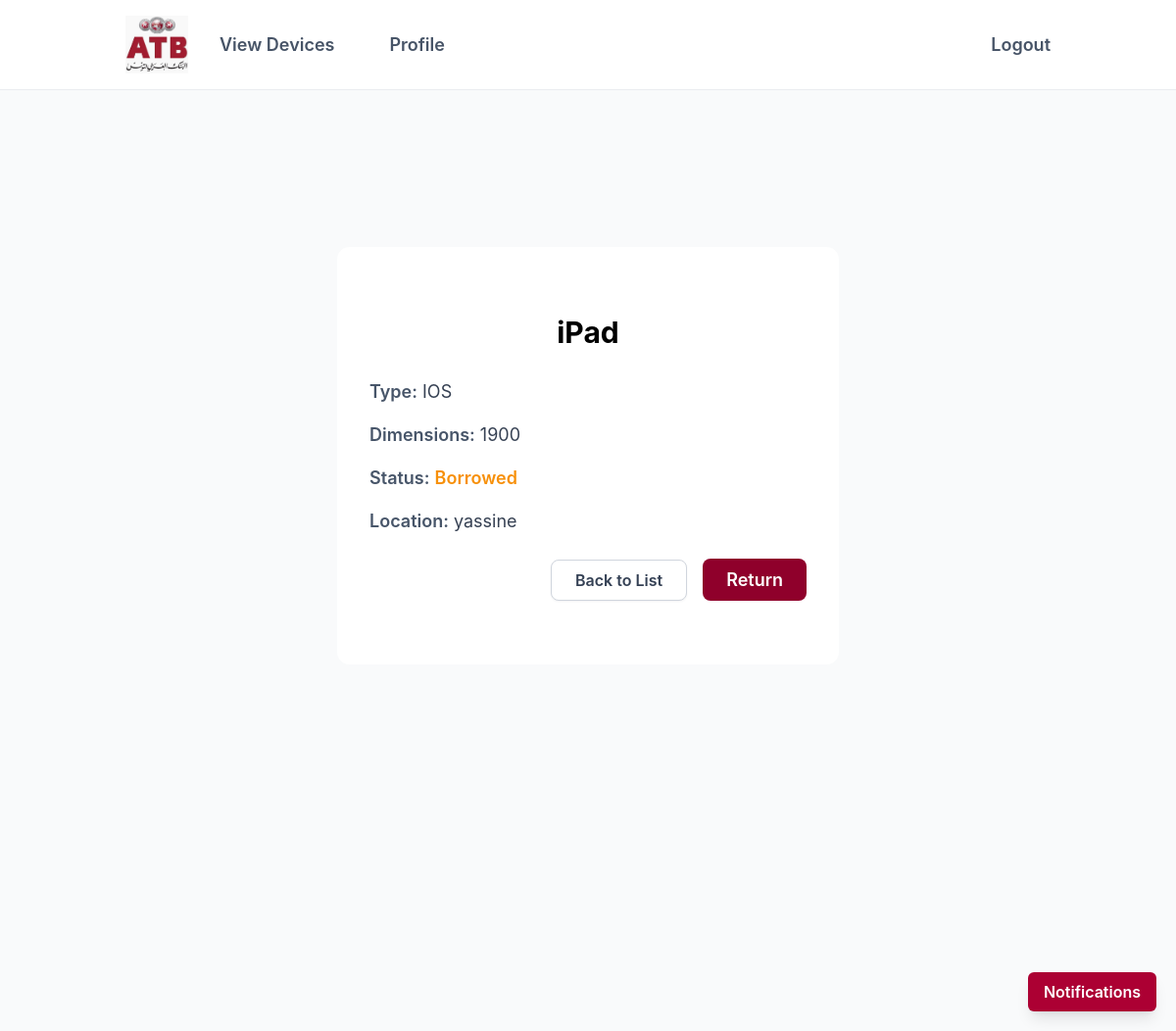
Page /devices/6/ (signed in) on the committed database.
### devices/models.py (models this page shows, shortened)
class Device(models.Model):
    class Status(models.TextChoices):
        AVAILABLE = 'available', 'Available'
        BORROWED = 'borrowed', 'Borrowed'
        BROKEN = 'broken', 'Broken'
        MISSING = 'missing', 'Missing'
    name = models.CharField(max_length=100)
    type = models.CharField(max_length=50)
    dimension = models.CharField(max_length=50)
    status = models.CharField(
        max_length=20,
        choices=Status.choices,
        default=Status.AVAILABLE,
    )
    location = models.CharField(max_length=100, default='Admin')
    creation_date = models.DateTimeField(auto_now_add=True)

### devices/views.py (the view)
# urls.py: path('<int:id>/', views.device_detail_view, name='device-detail'),
@login_required
def device_detail_view(request, id):
    obj = get_object_or_404(Device, id=id)
    has_requested_borrow = BorrowRequest.objects.filter(
        device=obj,
        borrower=request.user,
        review=BorrowRequest.Review.PENDING
    ).exists()
    has_requested_return = ReturnRequest.objects.filter(
        device=obj,
        borrower=request.user,
        review=ReturnRequest.Review.PENDING
    ).exists()
    is_borrowed_by_user = BorrowRequest.objects.filter(
        device=obj,
        borrower=request.user,
        review=BorrowRequest.Review.APPROVED
    ).exists()
    context = {
        "object": obj,
        "has_requested_borrow": has_requested_borrow,
        "has_requested_return": has_requested_return,
        "is_borrowed_by_user": is_borrowed_by_user,
    }
    return render(request, "devices/device_detail.html", context)

### b_requests/context_processors.py (called while the page is built)
def unseen_request_counts(request):
    if not request.user.is_authenticated:
        return {}
    unseen_borrows = BorrowRequest.objects.filter(seen=False).count()
    unseen_returns = ReturnRequest.objects.filter(seen=False).count()
    return {
        'unseen_borrows': unseen_borrows,
        'unseen_returns': unseen_returns,
    }

### main/context_processors.py (called while the page is built)
def htmx_flag(request):
    return {
        'is_htmx': request.headers.get('HX-Request') == 'true'
    }

### devices/templates/devices/device_detail.html (shortened to what this page needs)
{% extends "base.html" %}
{% block content %}
<div class="min-h-screen flex items-start justify-center md:mt-40 mt-20 px-4 sm:px-0 font-primary">
    <div class="bg-white border border-white rounded-[12px] px-8 py-16 w-full max-w-lg ">
        <h2 class="text-[30px] font-bold text-center mb-6 text-black">{{ object.name }}</h2>
        <div class="mb-4">
            <p class="text-lg text-gray-700">
                <span class="font-semibold text-[#475569]">Type:</span> {{ object.type }}
            </p>
        </div>
        <div class="mb-4">
            <p class="text-lg text-gray-700">
                <span class="font-semibold text-[#475569]">Dimensions:</span> {{ object.dimension }}
            </p>
        </div>
        <div class="mb-4">
            <p class="text-lg text-gray-700">
                <span class="font-semibold text-[#475569]">Status:</span>
                {% if object.status == 'available' %}
                    <span class="text-atb-s-500 font-semibold capitalize">{{ object.status }}</span>
                {% elif object.status == 'borrowed' %}
                    <span class="text-atb-w-500 font-semibold capitalize">{{ object.status }}</span>
                {% else %}
                    <span class="text-atb-e-500 font-semibold capitalize">{{ object.status }}</span>
                {% endif %}
            </p>
        </div>
        <div class="mb-4">
            <p class="text-lg text-gray-700">
                <span class="font-semibold text-[#475569]">Location:</span> {{ object.location }}
            </p>
        </div>
        <div class="flex flex-col md:justify-end sm:flex-row sm:justify-between sm:items-center mt-6 gap-4 sm:gap-4 ">
            <a href="{% url 'devices:device-list' %}"
               class="w-full sm:w-fit text-center whitespace-nowrap
               px-4 sm:px-6 py-2 text-[15px] sm:text-[16px] font-semibold
               rounded-[8px] transition-colors duration-200
               border border-atb-g-300 bg-white text-atb-g-700 shadow-[0px_1px_2px_0px_#1018280D]
               hover:bg-atb-g-50 hover:text-atb-g-800
               focus:bg-white focus:text-atb-g-700 focus:shadow-[0_0_0_4px_#F2F4F7]"
                hx-get="{% url 'devices:device-list' %}"
                hx-target="#main-content"
                hx-swap="innerHTML"
                hx-push-url="true"
                   >
                Back to List
            </a>
            {% if object.status == 'available' %}
                {% if has_requested_borrow %}
                    <span class="w-full sm:w-fit text-center whitespace-nowrap
                            px-4 sm:px-6 py-2 text-[15px] sm:text-[16px] font-semibold
                            bg-atb-p-200 rounded-[8px] font-semibold text-white text-[18px] py-2 px-8 cursor-pointer">
                        Requested a Borrow
                    </span>
                {% else %}
                    <a href="{% url 'requests:borrow-request' object.id %}"
                       class="w-full sm:w-fit text-center whitespace-nowrap
                            px-4 sm:px-6 py-2  bg-atb-p-600 rounded-[8px] font-semibold text-white text-[18px] py-2 px-8 hover:bg-atb-p-700 focus:bg-atb-p-600 focus:ring-atb-p-200 focus:outline-none focus:shadow-[0_0_0_4px_#FDE3E6] transition duration-200 cursor-pointer"
                hx-get="{% url 'requests:borrow-request' object.id %}"
                hx-target="#main-content"
                hx-swap="innerHTML"
                hx-push-url="true"
                            >
                        Borrow
                    </a>
                {% endif %}
            {% elif object.status == 'borrowed' %}
                {% if is_borrowed_by_user %}
                    {% if has_requested_return %}
                        <span class="w-full sm:w-fit text-center whitespace-nowrap
                            px-4 sm:px-6 py-2 text-[15px] sm:text-[16px] font-semibold
                            bg-atb-p-200 rounded-[8px] font-semibold text-white text-[18px] py-2 px-8 cursor-pointer">
                            Requested a Return
                        </span>
                    {% else %}
                        <a href="{% url 'requests:return-request' object.id %}"
                           class="w-full sm:w-fit text-center whitespace-nowrap
                            px-4 sm:px-6 py-2  bg-atb-p-600 rounded-[8px] font-semibold text-white text-[18px] py-2 px-8 hover:bg-atb-p-700 focus:bg-atb-p-600 focus:ring-atb-p-200 focus:outline-none focus:shadow-[0_0_0_4px_#FDE3E6] transition duration-200 cursor-pointer"
                            hx-get="{% url 'requests:return-request' object.id %}"
                            hx-target="#main-content"
                            hx-swap="innerHTML"
                            hx-push-url="true"
                            >
                            Return
                        </a>
                    {% endif %}
                {% endif %}
            {% endif %}
        </div>
    </div>
</div>
{% endblock content %}

### rows in the picture
Device: name "iPad", type "IOS", dimension "1900", status "Borrowed", location "yassine"
